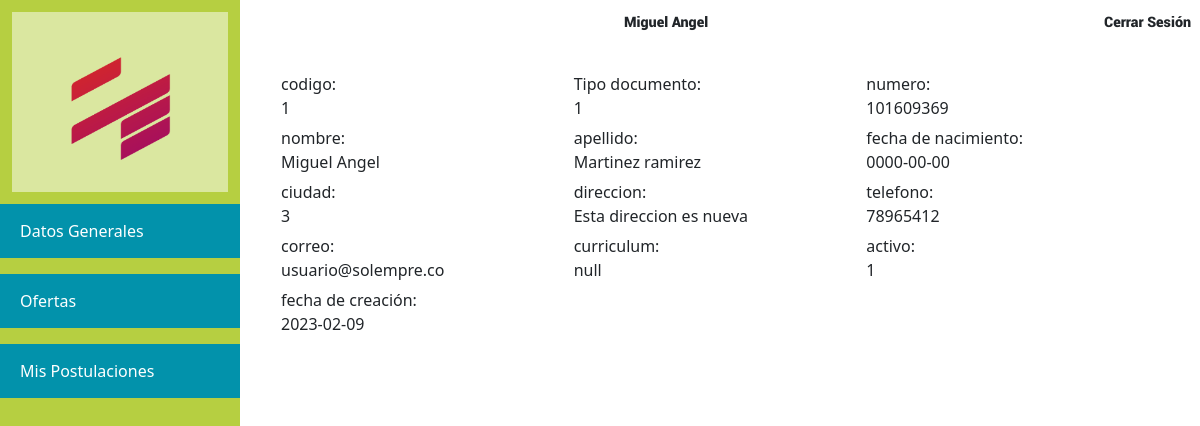
The app's page /Aplicacion/Users/Usuario/index.php (signed in) with its own data.
### tables this page shows
CREATE TABLE `persona` (
  `codigo` int(11) NOT NULL,
  `tipo_doc` int(11) NOT NULL,
  `numero_doc` varchar(20) DEFAULT NULL,
  `nombre` varchar(200) DEFAULT NULL,
  `apellido` varchar(200) DEFAULT NULL,
  `fecha_nacimiento` date DEFAULT NULL,
  `ciudad` int(11) NOT NULL,
  `direccion` text DEFAULT NULL,
  `telefono` varchar(15) DEFAULT NULL,
  `correo` text NOT NULL,
  `curriculum` text DEFAULT NULL,
  `activo` int(11) DEFAULT 1,
  `fecha_creacion` date DEFAULT NULL
);

### Aplicacion/src/consultas.php (called while the page is built, shortened)
<?php
require_once "Conexion.php";
  class consultas extends conexionBD{
    public function Busqueda_datos_usuario($tipo,$docuemto){
      $sql="SELECT e.*, c.nombre as nombreciudad , td.descripcion as nombretipo
            FROM persona e
              inner join tipo_doc td on e.tipo_doc=td.codigo
              inner join ciudad c on e.ciudad=c.codigo
            where e.numero_doc='$docuemto' and e.tipo_doc=$tipo";
      $resultado=$this->consultar($sql);
      return $resultado;
    }
  }
  ?>

### Aplicacion/src/Conexion.php (called while the page is built, shortened)
<?php
  class conexionBD{
    var $host='localhost';
    var $username='root';
    var $password='';
    var $db='soluciones';
    public function consultar($sql){
      try {
        $this->conexion=mysqli_connect($this->host,$this->username,$this->password) or die("No se pudo conectar con el servidor");
        mysqli_select_db($this->conexion,$this->db) or die("No se pudo conectar con la base de datos");
        mysqli_set_charset($this->conexion,'UTF8');
          $resultado=mysqli_query($this->conexion,$sql);
          return($resultado);
      } catch (PDOException $e) {
        echo " <p>Error: No se puede establecer coneccion con la Base de Datos.</p>\n\n";
        echo  " <p>Error: ".$e->getMessage()."</p>\n";
        die();
        exit();
      }
    }
  }
?>

### Aplicacion/Users/Usuario/index.php (the view, shortened to what this page needs)
<?php
    require_once "../../src/consultas.php";
	$consulta = new consultas();
?>
<!DOCTYPE html>
<html lang="en">
<head>
    <link rel="stylesheet" href="../../css/admin1.css">
    <link rel="stylesheet" href="../../Users/Usuario/Cositas/Menu.css">
    <link rel="stylesheet" href="../../src/font-awesome-4.7.0/css/font-awesome.min.css">
    <link href="https://cdn.jsdelivr.net/npm/bootstrap@5.3.0-alpha1/dist/css/bootstrap.min.css" rel="stylesheet">
</head>
<body>
<div class="lado">
        <div class="perfil">
            <img src="../../images/Logo.png" alt="Logo">
        </div>
        <div class="men">
            <?php  require("../../Users/Usuario/Cositas/Menu.php")?>
        </div>
    </div>
    <div class="centro">
        <div class="barra">
            <span><?=$_SESSION["nombre"]?></span>
            <div class="cerrar">Cerrar Sesión</div>
        </div>
        <div class="princ">
            <?php
                $resp=$consulta->Busqueda_datos_usuario($_SESSION['tipo_doc'],$_SESSION['documento']);
                if($fila=mysqli_fetch_assoc($resp))
                {
            ?>
            <div class="row">
                <div class="col-md-11 mx-auto" >
                <div class="izquierda  col-md-4 form-group"><label >codigo: </label><br><?=$fila['codigo']?></div>
                <div class="izquierda  col-md-4 form-group"><label >Tipo documento: </label><br><?=$fila['tipo_doc']?></div>
                <div class="izquierda  col-md-4 form-group"><label >numero: </label><br><?=$fila['numero_doc']?></div>
                <div class="izquierda  col-md-4 form-group"><label >nombre: </label><br><?=$fila['nombre']?></div>
                <div class="izquierda  col-md-4 form-group"><label >apellido: </label><br><?=$fila['apellido']?></div>
                <div class="izquierda  col-md-4 form-group"><label >fecha de nacimiento: </label><br><?=$fila['fecha_nacimiento']?></div>
                <div class="izquierda  col-md-4 form-group"><label >ciudad: </label><br><?=$fila['ciudad']?></div>
                <div class="izquierda  col-md-4 form-group"><label >direccion: </label><br><?=$fila['direccion']?></div>
                <div class="izquierda  col-md-4 form-group"><label >telefono: </label><br><?=$fila['telefono']?></div>
                <div class="izquierda  col-md-4 form-group"><label >correo: </label><br><?=$fila['correo']?></div>
                <div class="izquierda  col-md-4 form-group"><label >curriculum: </label><br><?=$fila['curriculum']?></div>
                <div class="izquierda  col-md-4 form-group"><label >activo: </label><br><?=$fila['activo']?></div>
                <div class="izquierda  col-md-4 form-group"><label >fecha de creación: </label><br><?=$fila['fecha_creacion']?></div>
                </div>
            </div>
            <?php }?>
        </div>
    </div>
</body>
</html>

### Aplicacion/Users/Usuario/Cositas/Menu.php
<ul id="menu">
			<li><p class="Generales">Datos Generales</p></li>
			<li><p class="Ofertas">Ofertas</p></li>
			<li><p class="Postulaciones">Mis Postulaciones</p></li>
</ul>

### Aplicacion/css/admin1.css (style rules this page uses)
* { margin:0; padding:0; }
body { display: flex; flex-direction:row; }
img { width:100%; height:100%; }
.lado { background:#B6CF41; width:20%; height:100vw; }
.lado .perfil { margin:5% 0 5% 5%; background:rgba(255,255,255,.5); width:90%; height:15vw; z-index:2; }
.lado .perfil img { width:60%; height:60%; margin:20%; }
.centro { background:url(../images/fondo.png) repeat ; width:80%; height: 100vw; position:relative; height:100%; z-index:1; }
.centro .barra { background:white; position:absolute; width:100%; height:3vw; z-index:2; padding-top:1vw; font-family:roboto; font-size:1.2vw; }
.centro .barra span { position:absolute; margin-left:40%; }
.centro .barra .cerrar { position:absolute; margin-left:90%; }
.centro .princ { background: transparent; width:100%; position:absolute; margin-top:6vw; }

### Aplicacion/Users/Usuario/Cositas/Menu.css (style rules this page uses)
ul { padding: 0 !important; }
#menu li p { background: #0292AB; display: block; padding: 15px 20px; color:white; }
.cerrar { cursor:pointer; }

### Aplicacion/Users/Usuario/index.php (style rules this page uses)
.izquierda { float: left; margin-bottom: 0.5vw; }

### records on screen
persona: codigo "1", tipo_doc "1", numero_doc "101609369", nombre "Miguel Angel", apellido "Martinez ramirez", fecha_nacimiento "0000-00-00", ciudad "3", direccion "Esta direccion es nueva", telefono "78965412", correo "usuario@solempre.co", curriculum "null", activo "1", fecha_creacion "2023-02-09"

### other values on screen
$_SESSION["nombre"] "Miguel Angel"
